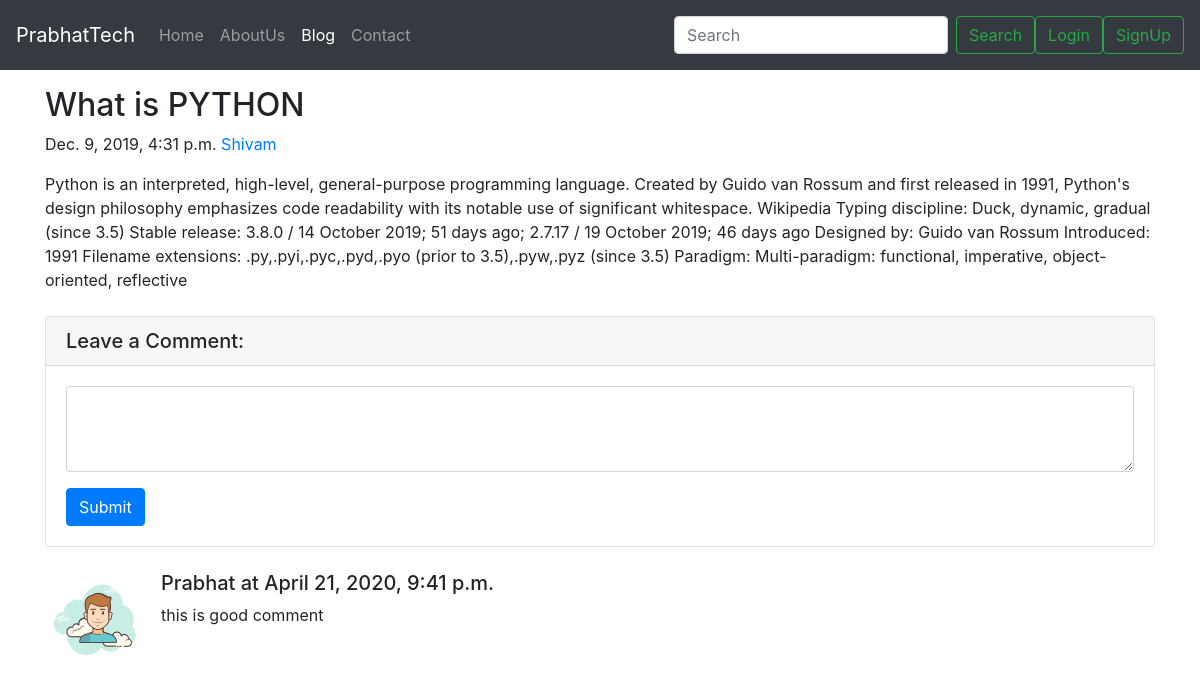
Screenshot of /blog/python-1 with the database file from the repository.
### blog/models.py (models this page shows, shortened)
class Post(models.Model):
    sno = models.AutoField(primary_key=True)
    title = models.CharField(max_length=500)
    content = models.TextField()
    author = models.CharField(max_length=100)
    slug =  models.CharField(max_length=130)
    timestamp = models.DateTimeField()

class BlogComment(models.Model):
    sno = models.AutoField(primary_key=True)
    comment = models.TextField()
    user = models.ForeignKey(User,on_delete=models.CASCADE)
    post = models.ForeignKey(Post, on_delete=models.CASCADE)
    parent = models.ForeignKey('self',on_delete=models.CASCADE, null=True)
    timestamp = models.DateTimeField(default=now)

### blog/views.py (the view)
# urls.py: path('<str:slug>',views.blogPost , name="blogPost" ),
def blogPost(request, slug):
    post = Post.objects.filter(slug=slug).first()
    comments = BlogComment.objects.filter(post=post)
    context = {'post':post, 'comments':comments}
    return render(request,'blog/blogPost.html', context)

### templates/blog/blogPost.html (shortened to what this page needs)
{% extends 'base.html' %}
{% block blogactive %} active {% endblock %}
{% block body %}
<div class="container my-3">
        <h2 class="blog-post-title">{{post.title}}</h2>
        <p class="blog-post-meta">{{post.timestamp}} <a href="/about">{{post.author}}</a></p>
        <p>{{post.content}}</p>
      </div>
      <div class="container">
        <div class="card my-4">
          <h5 class="card-header">Leave a Comment:</h5>
          <div class="card-body">
            <form action="/blog/postComment" method="post">
              <div class="form-group">
                <textarea class="form-control" name="comment" rows="3"></textarea>
              </div>
              <button type="submit" class="btn btn-primary">Submit</button>
            </form>
          </div>
        </div>
        <form >
        {% for comment in comments %}
        <div class="media mb-4">
          <img class="d-flex mr-3 rounded-circle" src="../static/user.png" alt="" height="100px">
          <div class="media-body">
            <h5 class="mt-0">{{comment.user.username|title}} at {{comment.timestamp}}</h5>
            {{comment.comment}}
          </div>
        </div>
        {% endfor %}
      </div>
{% endblock body %}

### rows the page displays
Post: title "What is PYTHON", timestamp "Dec. 9, 2019, 4:31 p.m.", author "Shivam", content "Python is an interpreted, high-level, general-purpose programming language. Created by Guido van Rossum and first released in 1991, Python's design philosophy emphasizes code readability with its notable use of significant whitespace. Wikipedia Typing discipline: Duck, dynamic, gradual (since 3.5) Stable release: 3.8.0 / 14 October 2019; 51 days ago; 2.7.17 / 19 October 2019; 46 days ago Designed by: Guido van Rossum Introduced: 1991 Filename extensions: .py,.pyi,.pyc,.pyd,.pyo (prior to 3.5),.pyw,.pyz (since 3.5) Paradigm: Multi-paradigm: functional, imperative, object-oriented, reflective"
BlogComment: user.username "Prabhat", timestamp "April 21, 2020, 9:41 p.m.", comment "this is good comment"
